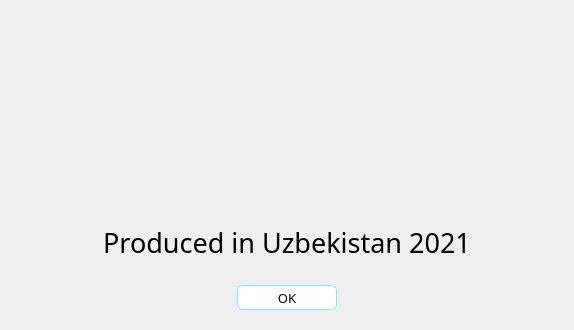
<?xml version="1.0" encoding="UTF-8"?>
<ui version="4.0">
 <class>Dialog</class>
 <widget class="QDialog" name="Dialog">
  <property name="geometry">
   <rect>
    <x>0</x>
    <y>0</y>
    <width>574</width>
    <height>330</height>
   </rect>
  </property>
  <property name="minimumSize">
   <size>
    <width>574</width>
    <height>330</height>
   </size>
  </property>
  <property name="maximumSize">
   <size>
    <width>574</width>
    <height>330</height>
   </size>
  </property>
  <property name="windowTitle">
   <string>Dialog</string>
  </property>
  <property name="styleSheet">
   <string notr="true"/>
  </property>
  <layout class="QGridLayout" name="gridLayout_2">
   <property name="leftMargin">
    <number>0</number>
   </property>
   <property name="topMargin">
    <number>0</number>
   </property>
   <property name="rightMargin">
    <number>0</number>
   </property>
   <property name="bottomMargin">
    <number>0</number>
   </property>
   <property name="spacing">
    <number>0</number>
   </property>
   <item row="0" column="0">
    <widget class="QFrame" name="frame">
     <property name="frameShape">
      <enum>QFrame::NoFrame</enum>
     </property>
     <property name="frameShadow">
      <enum>QFrame::Raised</enum>
     </property>
     <layout class="QGridLayout" name="gridLayout">
      <property name="leftMargin">
       <number>0</number>
      </property>
      <property name="topMargin">
       <number>0</number>
      </property>
      <property name="rightMargin">
       <number>0</number>
      </property>
      <property name="bottomMargin">
       <number>0</number>
      </property>
      <property name="horizontalSpacing">
       <number>0</number>
      </property>
      <property name="verticalSpacing">
       <number>10</number>
      </property>
      <item row="0" column="0">
       <layout class="QHBoxLayout" name="horizontalLayout_2">
        <property name="spacing">
         <number>0</number>
        </property>
        <item>
         <spacer name="horizontalSpacer_3">
          <property name="orientation">
           <enum>Qt::Horizontal</enum>
          </property>
          <property name="sizeHint" stdset="0">
           <size>
            <width>37</width>
            <height>17</height>
           </size>
          </property>
         </spacer>
        </item>
        <item>
         <widget class="QLabel" name="label">
          <property name="minimumSize">
           <size>
            <width>570</width>
            <height>200</height>
           </size>
          </property>
          <property name="maximumSize">
           <size>
            <width>570</width>
            <height>200</height>
           </size>
          </property>
          <property name="text">
           <string/>
          </property>
          <property name="pixmap">
           <pixmap resource="../Icons/res.qrc">:/mw_icons/about_dialog.png</pixmap>
          </property>
          <property name="scaledContents">
           <bool>true</bool>
          </property>
         </widget>
        </item>
        <item>
         <spacer name="horizontalSpacer_4">
          <property name="orientation">
           <enum>Qt::Horizontal</enum>
          </property>
          <property name="sizeHint" stdset="0">
           <size>
            <width>37</width>
            <height>17</height>
           </size>
          </property>
         </spacer>
        </item>
       </layout>
      </item>
      <item row="1" column="0">
       <widget class="QLabel" name="label_2">
        <property name="font">
         <font>
          <family>Segoe MDL2 Assets</family>
          <pointsize>20</pointsize>
         </font>
        </property>
        <property name="text">
         <string>Produced in Uzbekistan 2021</string>
        </property>
        <property name="alignment">
         <set>Qt::AlignCenter</set>
        </property>
       </widget>
      </item>
      <item row="2" column="0">
       <layout class="QHBoxLayout" name="horizontalLayout">
        <item>
         <spacer name="horizontalSpacer">
          <property name="orientation">
           <enum>Qt::Horizontal</enum>
          </property>
          <property name="sizeHint" stdset="0">
           <size>
            <width>40</width>
            <height>20</height>
           </size>
          </property>
         </spacer>
        </item>
        <item>
         <widget class="QPushButton" name="pushButton">
          <property name="minimumSize">
           <size>
            <width>100</width>
            <height>25</height>
           </size>
          </property>
          <property name="maximumSize">
           <size>
            <width>100</width>
            <height>25</height>
           </size>
          </property>
          <property name="font">
           <font>
            <family>Segoe UI Semibold</family>
            <pointsize>10</pointsize>
           </font>
          </property>
          <property name="cursor">
           <cursorShape>PointingHandCursor</cursorShape>
          </property>
          <property name="styleSheet">
           <string notr="true">QPushButton {
background-color: white;
border-radius: 6px;
border: 1px solid #6AF2F0;
}
QPushButton:hover {
color: white;
background-color: #6AF2F0;
}
QPushButton:pressed {
color: white;
background-color: rgb(47, 231, 247);
}</string>
          </property>
          <property name="text">
           <string>OK</string>
          </property>
         </widget>
        </item>
        <item>
         <spacer name="horizontalSpacer_2">
          <property name="orientation">
           <enum>Qt::Horizontal</enum>
          </property>
          <property name="sizeHint" stdset="0">
           <size>
            <width>40</width>
            <height>20</height>
           </size>
          </property>
         </spacer>
        </item>
       </layout>
      </item>
     </layout>
    </widget>
   </item>
   <item row="1" column="0">
    <spacer name="verticalSpacer">
     <property name="orientation">
      <enum>Qt::Vertical</enum>
     </property>
     <property name="sizeType">
      <enum>QSizePolicy::Fixed</enum>
     </property>
     <property name="sizeHint" stdset="0">
      <size>
       <width>20</width>
       <height>20</height>
      </size>
     </property>
    </spacer>
   </item>
  </layout>
 </widget>
 <resources>
  <include location="../Icons/res.qrc"/>
 </resources>
 <connections/>
</ui>
